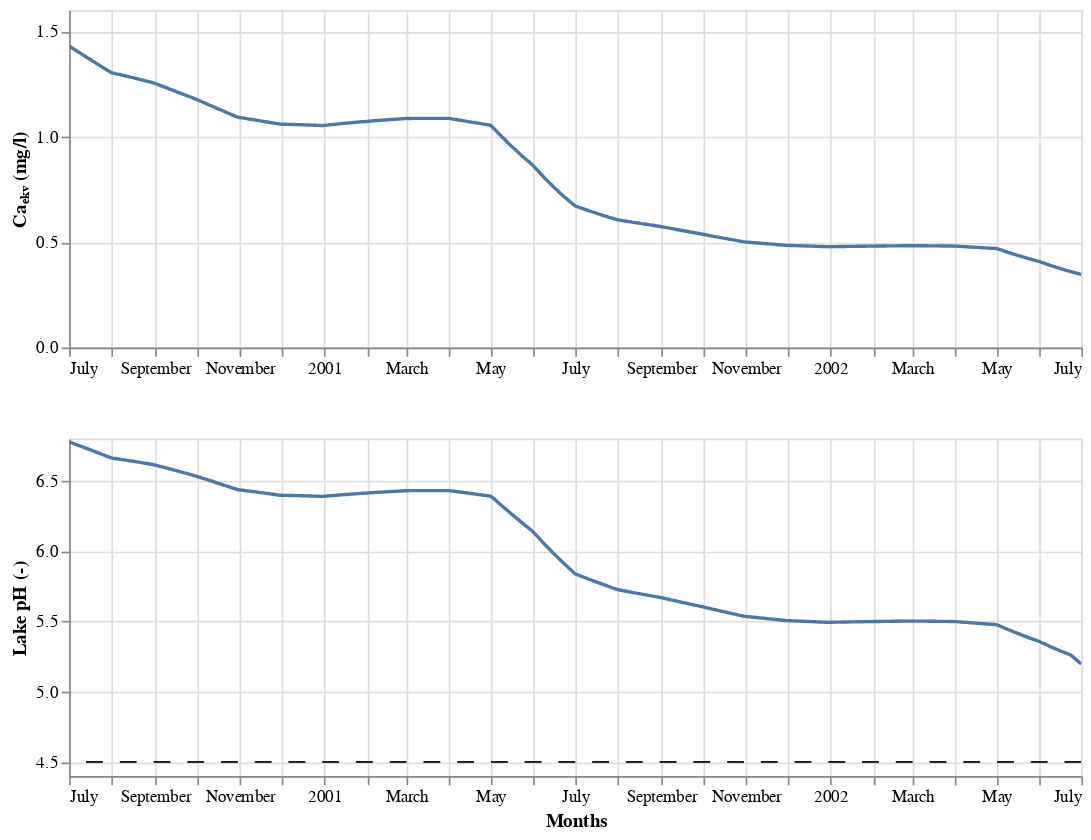

The cell this chart's notebook holds for it:
### Code cell
model.lime_month = 7
model.F_sol = 1
model.lime_product = lm.LimeProduct("Microdol1")
lake.flow_prof = "fjell"
model.plot_result(lib="Altair")

### Figure 1 — Vega-Lite specification as saved in the notebook (floating-point values rounded to 4 significant figures; data arrays with more than 128 entries replaced by an {"elided": "..."} marker saying what was removed)
{"config": {"view": {"continuousWidth": 300, "continuousHeight": 300}}, "vconcat": [{"data": {"name": "data-96b04365a3b151d60e81138f62ca6400"}, "mark": {"type": "line"}, "encoding": {"tooltip": [{"field": "date", "type": "temporal"}, {"field": "Ca (mg/l)", "format": ",.2f", "type": "quantitative"}], "x": {"axis": {"grid": true, "title": " "}, "field": "date", "type": "temporal"}, "y": {"axis": {"title": "Caₑₖᵥ (mg/l)"}, "field": "Ca (mg/l)", "type": "quantitative"}}, "height": 200, "name": "view_10", "width": 600}, {"layer": [{"data": {"name": "data-96b04365a3b151d60e81138f62ca6400"}, "mark": {"type": "line"}, "encoding": {"tooltip": [{"field": "date", "type": "temporal"}, {"field": "pH", "format": ",.2f", "type": "quantitative"}], "x": {"axis": {"grid": true, "title": "Months"}, "field": "date", "type": "temporal"}, "y": {"axis": {"title": "Lake pH (-)"}, "field": "pH", "scale": {"zero": false}, "type": "quantitative"}}, "name": "view_9"}, {"data": {"name": "data-6365363ef254e581922c1ab3482028c7"}, "mark": {"type": "rule", "strokeDash": [10, 10]}, "encoding": {"y": {"field": "pH", "type": "quantitative"}}}], "height": 200, "width": 600}], "params": [{"name": "param_11", "select": {"type": "interval", "encodings": ["x", "y"]}, "bind": "scales", "views": ["view_10"]}, {"name": "param_10", "select": {"type": "interval", "encodings": ["x", "y"]}, "bind": "scales", "views": ["view_9"]}], "$schema": "https://vega.github.io/schema/vega-lite/v5.16.3.json", "datasets": {"data-96b04365a3b151d60e81138f62ca6400": {"elided": "731 records"}, "data-6365363ef254e581922c1ab3482028c7": [{"pH": 4.5}]}}
